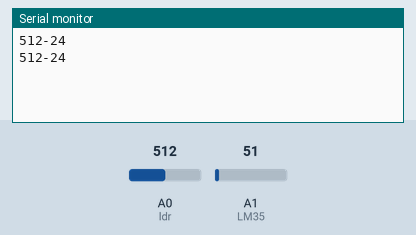
Recording of a sketch running on a simulated Arduino Uno, built with avr-gcc and run on an emulated ATmega328P. Parts: the last lines printed to the serial monitor. The inputs (shaded band) are chosen by the test bench; at power-on: A1 (LM35) = 51, A0 (ldr) = 512.

Above: at 5.8 s.
5.9 s: A1 (LM35) set to 61
At 10.8 s:
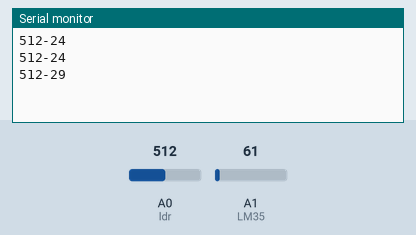
11.9 s: A0 (ldr) set to 716
At 15.9 s:
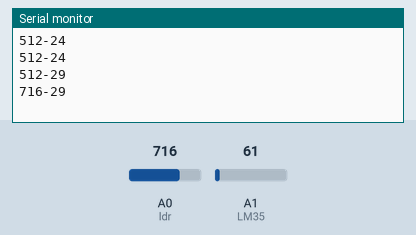
17.9 s: A1 (LM35) set to 71
At 20.9 s:
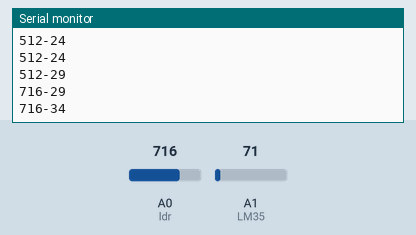
23.9 s: A0 (ldr) set to 900
At 25.9 s:
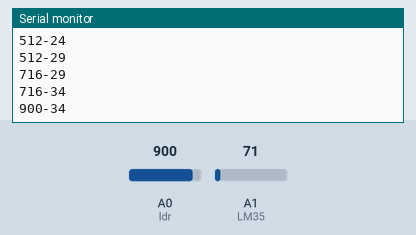
Timing chart, 0 to 27.4 s (numbered marks = the images above; inputs shaded):
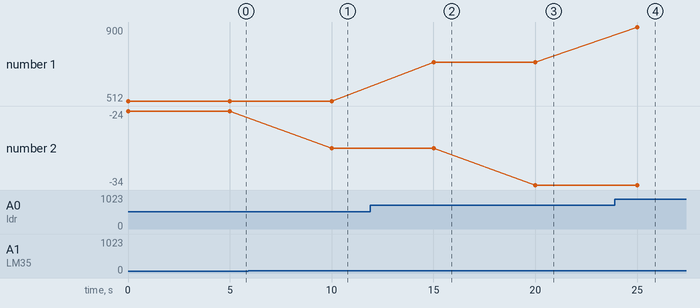

The sketch:

leitorLumTEmp.ino
```cpp
int ldr = 14;
int LM35 = 15;
int temp, lum;

void setup() {
pinMode(ldr, INPUT);
pinMode(LM35, INPUT);
Serial.begin(9600);
}

void loop() {
  lum = analogRead(ldr);
  temp = analogRead(LM35)*0.48828125;
  Serial.println(String(lum) + "-" + String(temp));
  delay(5000);
}
```

Measured:
- after the input at 5.9 s, the serial monitor: prints a new line after 4.1 s (image 1)
- after the input at 11.9 s, the serial monitor: prints a new line after 3.1 s (image 2)
- after the input at 17.9 s, the serial monitor: prints a new line after 2.1 s (image 3)
- after the input at 23.9 s, the serial monitor: prints a new line after 1.1 s (image 4)
- plotted number 1: 512 → 716 after the input at 11.9 s, 716 → 900 after the input at 23.9 s
- plotted number 2: -24 → -29 after the input at 5.9 s, -29 → -34 after the input at 17.9 s
